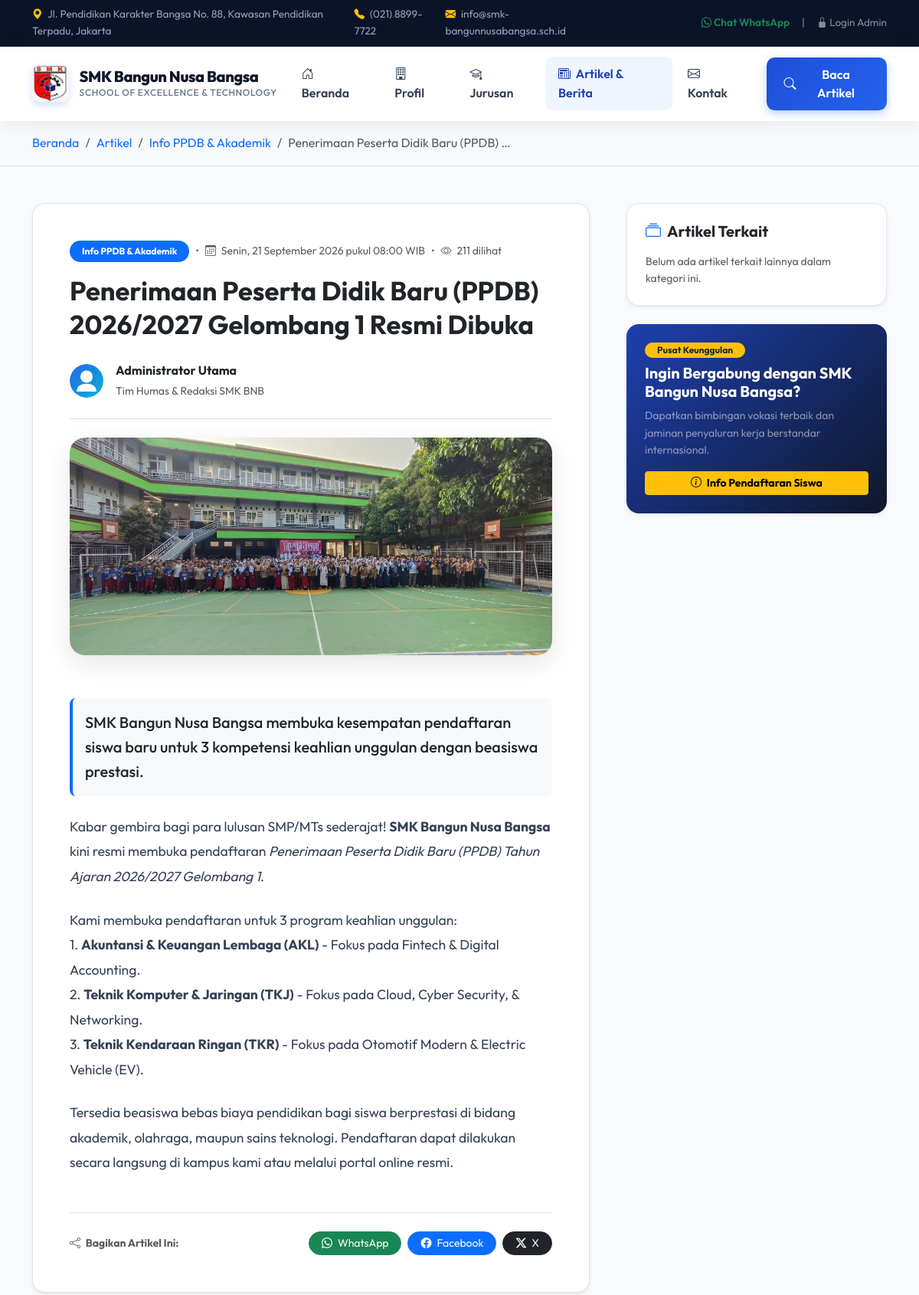
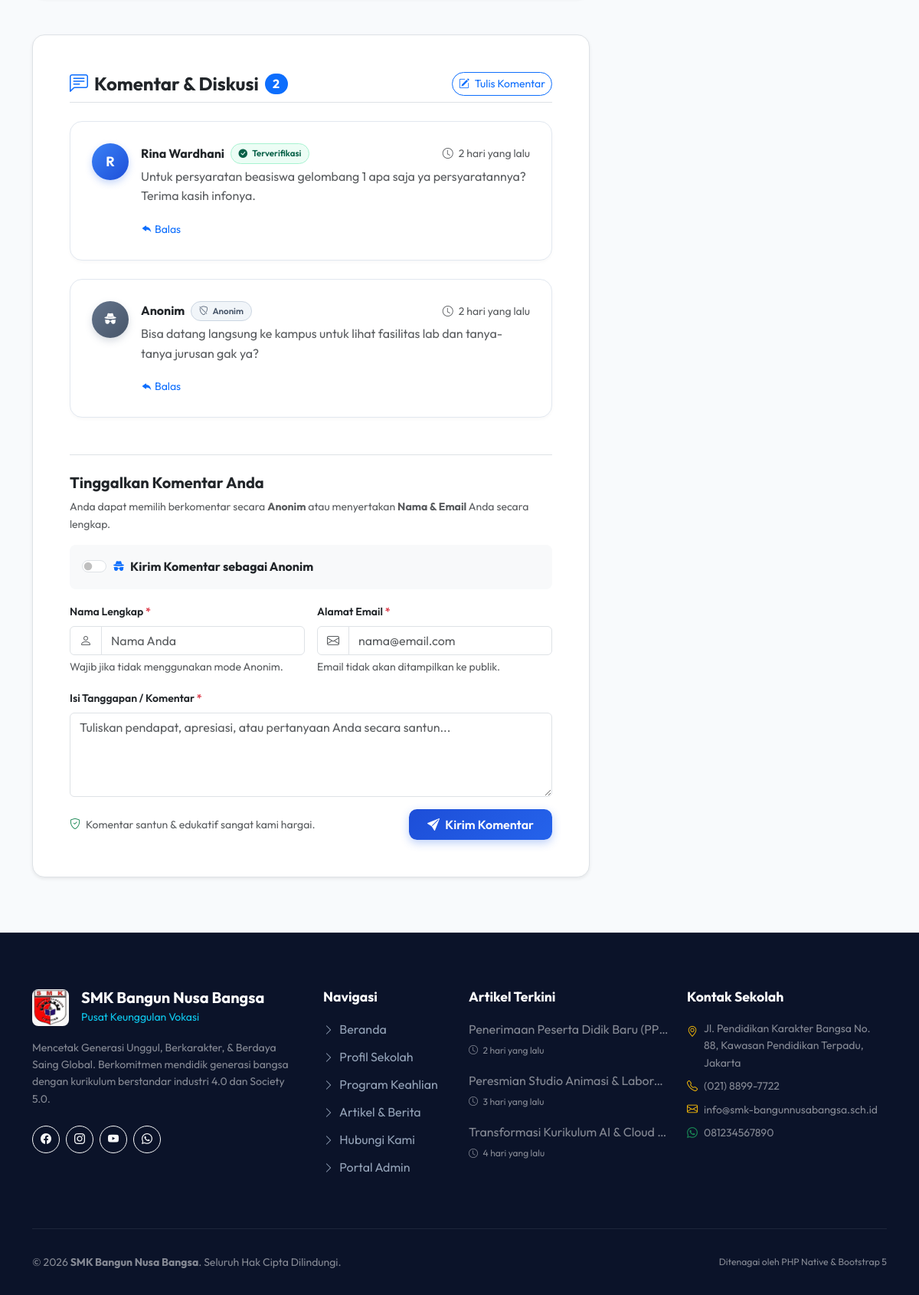
Page /artikel-detail.php?slug=penerimaan-peserta-didik-baru-ppdb-2026-2027-gelombang-1-resmi-dibuka on the committed database (2 pictures, top to bottom).
### tables this page shows
CREATE TABLE `articles` (
  `id` INT AUTO_INCREMENT PRIMARY KEY,
  `category_id` INT NOT NULL,
  `author_id` INT NOT NULL,
  `title` VARCHAR(255) NOT NULL,
  `slug` VARCHAR(255) NOT NULL UNIQUE,
  `thumbnail` VARCHAR(255) DEFAULT 'assets/images/default-article.svg',
  `excerpt` TEXT NOT NULL,
  `content` LONGTEXT NOT NULL,
  `views` INT DEFAULT 0,
  `status` ENUM('published', 'draft') DEFAULT 'published',
  `allow_comments` TINYINT(1) DEFAULT 1,
  `created_at` DATETIME DEFAULT CURRENT_TIMESTAMP,
  `updated_at` DATETIME DEFAULT CURRENT_TIMESTAMP ON UPDATE CURRENT_TIMESTAMP,
  CONSTRAINT `fk_articles_category` FOREIGN KEY (`category_id`) REFERENCES `categories` (`id`) ON DELETE CASCADE,
  CONSTRAINT `fk_articles_author` FOREIGN KEY (`author_id`) REFERENCES `users` (`id`) ON DELETE CASCADE
);

CREATE TABLE `categories` (
  `id` INT AUTO_INCREMENT PRIMARY KEY,
  `name` VARCHAR(100) NOT NULL,
  `slug` VARCHAR(120) NOT NULL UNIQUE,
  `description` TEXT NULL,
  `icon` VARCHAR(50) DEFAULT 'bi-bookmark-check',
  `created_at` DATETIME DEFAULT CURRENT_TIMESTAMP
);

CREATE TABLE `users` (
  `id` INT AUTO_INCREMENT PRIMARY KEY,
  `username` VARCHAR(50) NOT NULL UNIQUE,
  `password` VARCHAR(255) NOT NULL,
  `fullname` VARCHAR(100) NOT NULL,
  `email` VARCHAR(100) NOT NULL,
  `role` ENUM('admin', 'editor') DEFAULT 'admin',
  `avatar` VARCHAR(255) DEFAULT 'assets/images/default-avatar.svg',
  `created_at` DATETIME DEFAULT CURRENT_TIMESTAMP
);

CREATE TABLE `comments` (
  `id` INT AUTO_INCREMENT PRIMARY KEY,
  `article_id` INT NOT NULL,
  `parent_id` INT NULL DEFAULT NULL,
  `name` VARCHAR(100) NOT NULL,
  `email` VARCHAR(100) NULL DEFAULT NULL,
  `is_anonymous` TINYINT(1) DEFAULT 0,
  `comment` TEXT NOT NULL,
  `status` ENUM('approved', 'pending', 'spam') DEFAULT 'approved',
  `ip_address` VARCHAR(45) NULL,
  `created_at` DATETIME DEFAULT CURRENT_TIMESTAMP,
  CONSTRAINT `fk_comments_article` FOREIGN KEY (`article_id`) REFERENCES `articles` (`id`) ON DELETE CASCADE,
  CONSTRAINT `fk_comments_parent` FOREIGN KEY (`parent_id`) REFERENCES `comments` (`id`) ON DELETE CASCADE
);

### artikel-detail.php (the view, shortened to what the rows shown need)
<?php
require_once __DIR__ . '/includes/functions.php';
$slug = trim($_GET['slug'] ?? '');
$db = get_db();
$stmt = $db->prepare("
    SELECT a.*, c.name AS category_name, c.slug AS category_slug, u.fullname AS author_name, u.avatar AS author_avatar
    FROM articles a
    JOIN categories c ON a.category_id = c.id
    JOIN users u ON a.author_id = u.id
    WHERE a.slug = ? AND a.status = 'published'
    LIMIT 1
");
$stmt->execute([$slug]);
$article = $stmt->fetch();
$article['views'] = (int)$article['views'] + 1;
$stmtComments = $db->prepare("
    SELECT * FROM comments
    WHERE article_id = ? AND status = 'approved'
    ORDER BY created_at ASC
");
$stmtComments->execute([$article['id']]);
$allComments = $stmtComments->fetchAll();
$rootComments = [];
$replies = [];
foreach ($allComments as $c) {
    if (empty($c['parent_id'])) {
        $rootComments[] = $c;
    } else {
        $replies[$c['parent_id']][] = $c;
    }
}
$allowCommentsOnArticle = (bool)$article['allow_comments'];
require_once __DIR__ . '/includes/header.php';
?>
<div class="bg-light py-3 border-bottom">
    <div class="container">
        <nav aria-label="breadcrumb">
            <ol class="breadcrumb mb-0 small">
                <li class="breadcrumb-item"><a href="<?= base_url('index.php') ?>" class="text-decoration-none">Beranda</a></li>
                <li class="breadcrumb-item"><a href="<?= base_url('artikel.php') ?>" class="text-decoration-none">Artikel</a></li>
                <li class="breadcrumb-item"><a href="<?= base_url('artikel.php?category=' . e($article['category_slug'])) ?>" class="text-decoration-none"><?= e($article['category_name']) ?></a></li>
                <li class="breadcrumb-item active text-truncate" style="max-width: 320px;" aria-current="page"><?= e($article['title']) ?></li>
            </ol>
        </nav>
    </div>
</div>
<div class="py-5">
    <div class="container">
        <div class="row g-5">
            <div class="col-lg-8">
                <article class="bg-white p-4 p-md-5 rounded-4 shadow-sm border mb-5">
                    <div class="d-flex flex-wrap align-items-center gap-2 mb-3">
                        <a href="<?= base_url('artikel.php?category=' . e($article['category_slug'])) ?>" class="badge bg-primary text-decoration-none px-3 py-2 rounded-pill">
                            <?= e($article['category_name']) ?>
                        </a>
                        <span class="text-muted small">&bull;</span>
                        <span class="text-muted small"><i class="bi bi-calendar3 me-1"></i> <?= format_date_id($article['created_at'], true) ?></span>
                        <span class="text-muted small">&bull;</span>
                        <span class="text-muted small"><i class="bi bi-eye me-1"></i> <?= (int)$article['views'] ?> dilihat</span>
                    </div>
                    <h1 class="fw-bold text-dark mb-4" style="line-height: 1.3; font-size: 2.15rem;">
                        <?= e($article['title']) ?>
                    </h1>
                    <div class="d-flex align-items-center gap-3 pb-4 mb-4 border-bottom">
                        <img src="<?= base_url(e($article['author_avatar'] ?? 'assets/images/default-avatar.svg')) ?>" alt="Avatar" class="rounded-circle" style="width: 44px; height: 44px; object-fit: cover;" onerror="this.src='<?= base_url('assets/images/default-avatar.svg') ?>'">
                        <div>
                            <div class="fw-bold text-dark"><?= e($article['author_name']) ?></div>
                            <small class="text-muted">Tim Humas & Redaksi SMK BNB</small>
                        </div>
                    </div>
                    <?php if (!empty($article['thumbnail'])): ?>
                        <div class="text-center mb-4">
                            <img src="<?= base_url(e($article['thumbnail'])) ?>" alt="<?= e($article['title']) ?>" class="article-main-image img-fluid" onerror="this.src='<?= base_url('assets/images/default-article.svg') ?>'">
                        </div>
                    <?php endif; ?>
                    <div class="lead text-dark fw-medium mb-4 p-3 bg-light rounded-3 border-start border-primary border-4">
                        <?= e($article['excerpt']) ?>
                    </div>
                    <div class="article-content mb-5">
                        <?= $article['content'] ?>
                    </div>
                    <div class="d-flex flex-column flex-sm-row justify-content-between align-items-sm-center gap-3 pt-4 border-top">
                        <span class="fw-bold text-muted small"><i class="bi bi-share me-1"></i> Bagikan Artikel Ini:</span>
                        <div class="d-flex gap-2">
                        </div>
                    </div>
                </article>
                <div id="komentar" class="bg-white p-4 p-md-5 rounded-4 shadow-sm border mb-4">
                    <?php if (!empty($rootComments)): ?>
                        <div class="comment-list mb-5">
                            <?php foreach ($rootComments as $comment): ?>
                                <div class="comment-box">
                                    <div class="d-flex gap-3">
                                        <?php if ($comment['is_anonymous']): ?>
                                            <div class="comment-avatar anonymous flex-shrink-0" title="Komentar Anonim">
                                                <i class="bi bi-incognito"></i>
                                            </div>
                                        <?php else: ?>
                                            <div class="comment-avatar flex-shrink-0" title="<?= e($comment['name']) ?>">
                                                <?= strtoupper(substr($comment['name'], 0, 1)) ?>
                                            </div>
                                        <?php endif; ?>
                                        <div class="flex-grow-1">
                                            <div class="d-flex flex-wrap align-items-center justify-content-between gap-2 mb-1">
                                                <div class="d-flex align-items-center gap-2">
                                                    <span class="fw-bold text-dark">
                                                        <?= $comment['is_anonymous'] ? 'Anonim' : e($comment['name']) ?>
                                                    </span>
                                                    <?php if ($comment['is_anonymous']): ?>
                                                        <span class="comment-badge-anonymous">
                                                            <i class="bi bi-shield-slash me-1"></i> Anonim
                                                        </span>
                                                    <?php else: ?>
                                                        <span class="comment-badge-verified">
                                                            <i class="bi bi-check-circle-fill me-1"></i> Terverifikasi
                                                        </span>
                                                    <?php endif; ?>
                                                </div>
                                                <small class="text-muted"><i class="bi bi-clock me-1"></i> <?= time_ago($comment['created_at']) ?></small>
                                            </div>
                                            <div class="text-muted mb-3" style="line-height: 1.6;">
                                                <?= nl2br(e($comment['comment'])) ?>
                                            </div>
                                            <?php if ($allowCommentsOnArticle): ?>
                                                <div>
                                                    <button type="button" class="btn btn-sm btn-link text-primary p-0 text-decoration-none btn-reply-comment"
                                                            data-comment-id="<?= $comment['id'] ?>"
                                                            data-author-name="<?= $comment['is_anonymous'] ? 'Anonim' : e($comment['name']) ?>">
                                                        <i class="bi bi-reply-fill"></i> Balas
                                                    </button>
                                                </div>
                                            <?php endif; ?>
                                        </div>
                                    </div>
                                </div>
                            <?php endforeach; ?>
                        </div>
                    <?php endif; ?>
                </div>
            </div>
        </div>
    </div>
</div>
<?php require_once __DIR__ . '/includes/footer.php'; ?>

### includes/footer.php (shortened to what the rows shown need)
<?php
require_once __DIR__ . '/functions.php';
try {
    $db = get_db();
    $footerArticles = $db->query("SELECT title, slug, created_at FROM articles WHERE status = 'published' ORDER BY created_at DESC LIMIT 3")->fetchAll();
} catch (Exception $e) {
    $footerArticles = [];
}
?>
    <footer class="site-footer">
        <div class="container">
            <div class="row g-4">
                <div class="col-lg-3 col-md-6">
                    <ul class="footer-links">
                        <?php if (!empty($footerArticles)): ?>
                            <?php foreach ($footerArticles as $fa): ?>
                                <li class="mb-3">
                                    <a href="<?= base_url('artikel-detail.php?slug=' . e($fa['slug'])) ?>" class="d-block text-truncate text-white-50">
                                        <?= e($fa['title']) ?>
                                    </a>
                                    <small class="text-white-50" style="font-size: 0.75rem;"><i class="bi bi-clock me-1"></i> <?= time_ago($fa['created_at']) ?></small>
                                </li>
                            <?php endforeach; ?>
                        <?php else: ?>
                            <li class="text-white-50 small">Belum ada artikel dipublikasikan.</li>
                        <?php endif; ?>
                    </ul>
                </div>
            </div>
        </div>
    </footer>
</body>
</html>

### rows in the picture
articles: category.name "Info PPDB & Akademik", title "Penerimaan Peserta Didik Baru (PPDB)…", created_at "Senin, 21 September 2026 pukul 08:00 WIB", title "Penerimaan Peserta Didik Baru (PPDB) 2026/2027 Gelombang 1 Resmi Dibuka", author.avatar (placeholder picture), author.fullname "Administrator Utama", thumbnail (picture), excerpt "SMK Bangun Nusa Bangsa membuka kesempatan pendaftaran siswa baru untuk 3 kompetensi keahlian unggulan dengan beasiswa prestasi.", content "Kabar gembira bagi para lulusan SMP/MTs sederajat! SMK Bangun Nusa Bangsa kini resmi membuka pendaftaran Penerimaan Peserta Didik Baru (PPDB) Tahun Ajaran 2026/2027 Gelombang 1 . Kami membuka pendaftaran untuk 3 program keahlian unggulan: 1. Akuntansi & Keuangan Lembaga (AKL) - Fokus pada Fintech & Digital Accounting. 2. Teknik Komputer & Jaringan (TKJ) - Fokus pada Cloud, Cyber Security, & Networking. 3. Teknik Kendaraan Ringan (TKR) - Fokus pada Otomotif Modern & Electric Vehicle (EV). Tersedia beasiswa bebas biaya pendidikan bagi siswa berprestasi di bidang akademik, olahraga, maupun sains teknologi. Pendaftaran dapat dilakukan secara langsung di kampus kami atau melalui portal online…", title "Penerimaan Peserta Didik Baru (PP…", created_at "2 hari yang lalu"
comments: name "R", name "Rina Wardhani", is_anonymous 0 (drawn), created_at "2 hari yang lalu", comment "Untuk persyaratan beasiswa gelombang 1 apa saja ya persyaratannya? Terima kasih infonya."
comments: is_anonymous 1 (drawn), created_at "2 hari yang lalu", comment "Bisa datang langsung ke kampus untuk lihat fasilitas lab dan tanya-tanya jurusan gak ya?"
articles: title "Peresmian Studio Animasi & Labor…", created_at "3 hari yang lalu"
articles: title "Transformasi Kurikulum AI & Cloud…", created_at "4 hari yang lalu"

### other values in the picture
$school_address "Jl. Pendidikan Karakter Bangsa No. 88, Kawasan Pendidikan Terpadu, Jakarta"
$school_phone "(021) 8899-7722"
$school_email "info@smk-bangunnusabangsa.sch.id"
$school_name "SMK Bangun Nusa Bangsa"
$article['views'] "211"
count($allComments) "2"
$school_slogan "Mencetak Generasi Unggul, Berkarakter, & Berdaya Saing Global"
$school_whatsapp "081234567890"
